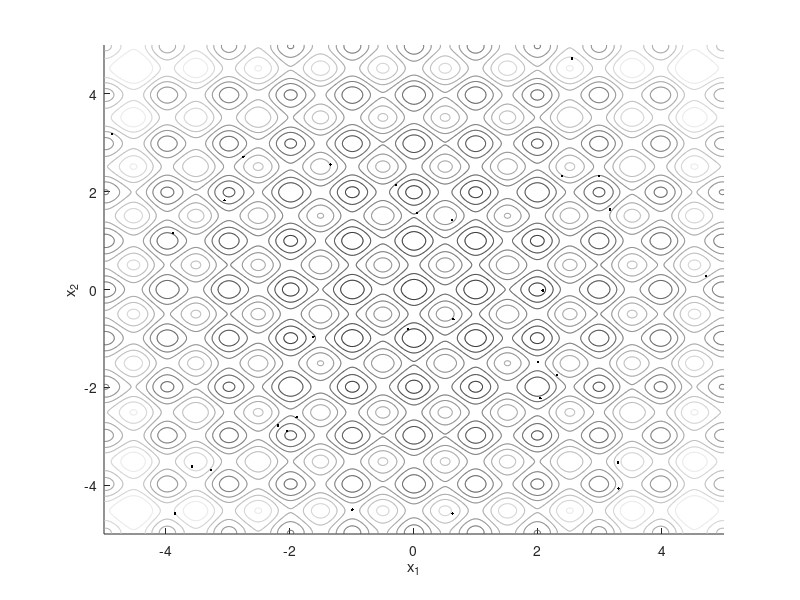
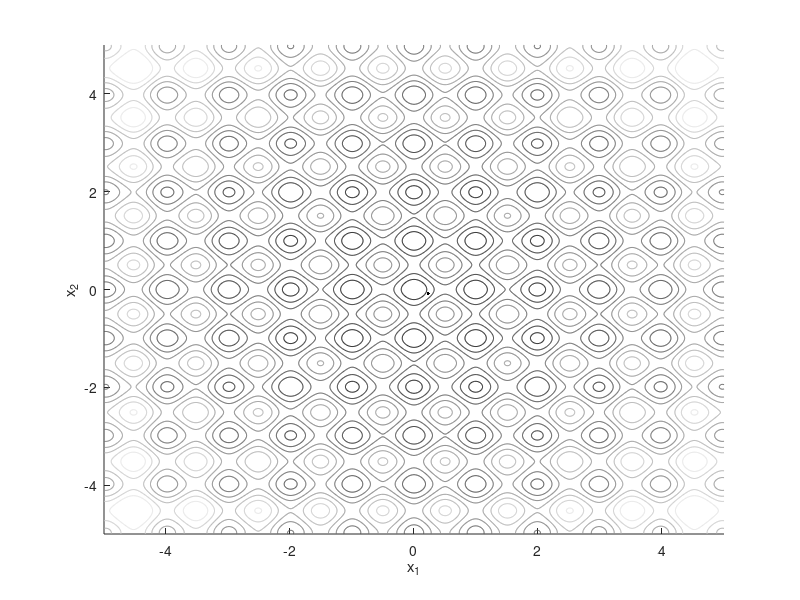
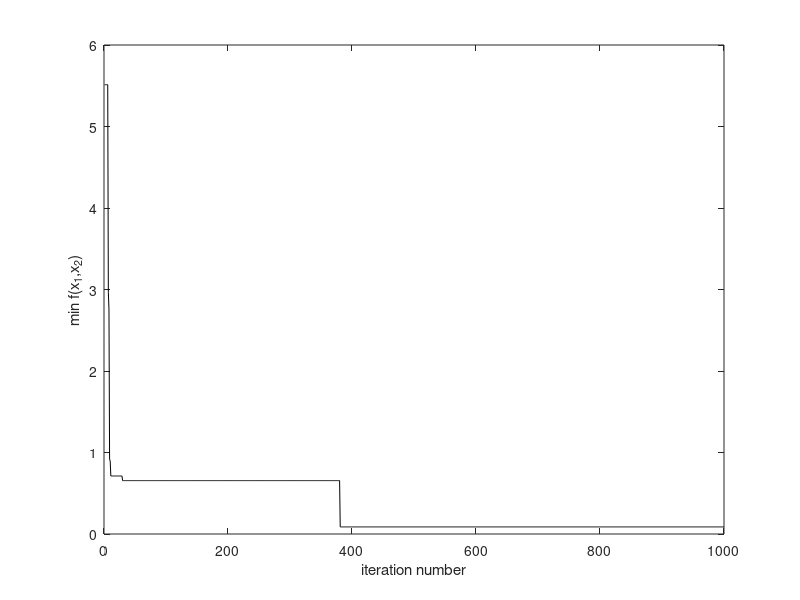

Recreate these plots in MATLAB, in order.
% written by Mojtaba Eslami
clear all

ul = -5; % lower bound of design variables
uh = 5; % higher bound of design variables

x = [ul:0.01:uh];
y = [ul:0.01:uh];
for i=1:length(x)
    for j=1:length(y)
        f(i,j) = 20+x(i)^2+y(j)^2-10*(cos(2*pi*x(i))+cos(2*pi*y(j)));
    end
end

figure(1);clf;hold on
contour(x,y,f,10)
xlabel('x_1')
ylabel('x_2')

axis([ul uh ul uh])
colormap(gray)

figure(2);clf;hold on
contour(x,y,f,10)
xlabel('x_1')
ylabel('x_2')

axis([ul uh ul uh])
colormap(gray)

SN = 30; % number of bees in colony
n = 2;   % number of varibles of the optimization problem
a = .1;

% initialization
x = ul+(uh-ul)*rand(n,SN);

figure(1)
plot(x(1,:),x(2,:),'k.')

lim = 10;

for k=1:1000
    
    % setting the position of employed bees
    for z=1:SN
        temp = ceil(SN*rand);
        v(1,z) = x(1,z)+(-a+2*a*rand).*(x(1,z)-x(1,ceil(SN*rand)));
        while temp==z
            temp = ceil(SN*rand);
            v(1,z) = x(1,z)+(-a+2*a*rand).*(x(1,z)-x(1,ceil(SN*rand)));
        end
        
        temp = ceil(SN*rand);
        v(2,z) = x(2,z)+(-a+2*a*rand).*(x(2,z)-x(2,ceil(SN*rand)));
        while temp==z
            temp = ceil(SN*rand);
            v(2,z) = x(2,z)+(-a+2*a*rand).*(x(2,z)-x(2,ceil(SN*rand)));
        end
    end
    
    % calculation of the fitness function
    temp1 = 20+x(1,:).^2+x(2,:).^2-10*(cos(2*pi*x(1,:))+cos(2*pi*x(2,:)));
    
    % onlooker bees
    for z=1:length(temp1)
        if temp1(z)>=0
            fitness(z) = 1/(1+temp1(z));
        else
            fitness(z) = 1+abs(temp1(z));
        end
    end
    
    pm = fitness/sum(fitness);
    
    % saving the best results obtained so far
    fbest(k) = min(20+x(1,:).^2+x(2,:).^2-10*(cos(2*pi*x(1,:))+cos(2*pi*x(2,:))));
    
    % calculation of the best solution obtained so far
    if fbest(k)<=min(fbest)
        x_best = v(:,find(fitness==max(fitness),1));
    else
        fbest(k) = min(fbest);
    end
    
    % implementation of the roulette-wheel
    for z = 1:SN 
        s = 0;
        temp = rand;
        count = 0;
        while s<temp
            s = s+pm(count+1);
            count = count+1;
        end
        x(:,z) = v(:,count); %assignment of the new positions
    end
    
    
    
    % check if the bees find better solutions or not. If not, they should be
    % changed to scout bees
    if k>lim && all(diff(fbest(end-lim:end)))==0
        x = ul+(uh-ul)*rand(n,SN);
    end
end

figure(2)
plot(x_best(1),x_best(2),'k.')

figure(3)
plot(fbest,'k')
xlabel('iteration number')
ylabel('min f(x_1,x_2)')

x_best
